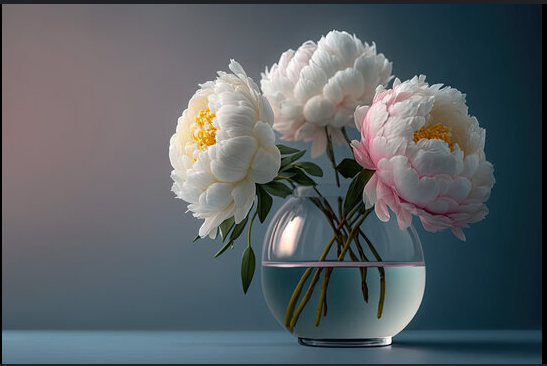
#> input picture 220962104_week2/img2.png, 547 x 366 px
$ python crop_resize.py
#> lines starting #> are read from the running program, lines starting #| are printed output that depends on the picture
import cv2 as cv

img = cv.imread('img2.png')
#> img is the input picture: shape (366, 547, 3); mean B, G, R 101.1, 96.7, 89.8
print(img.shape)
#| (366, 547, 3)
cropped_img = img[21:360,131:505]
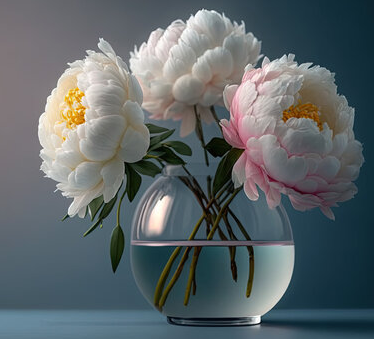
#> cropped_img: shape (339, 374, 3); mean B, G, R 105.4, 102.4, 94
rsizedimg = cv.resize(img,(360,180),interpolation=cv.INTER_LINEAR)
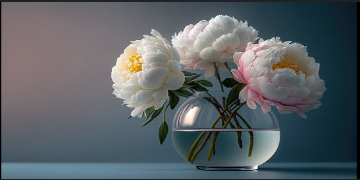
#> rsizedimg: shape (180, 360, 3); mean B, G, R 101.1, 96.7, 89.8

cv.imshow('original image',img)

cv.imshow('resized image',rsizedimg)
cv.imshow('cropped image',cropped_img)
cv.waitKey(0)
cv.destroyAllWindows()

$ run again, with 220962104_week2/image.jpg saved as 220962104_week2/img2.png
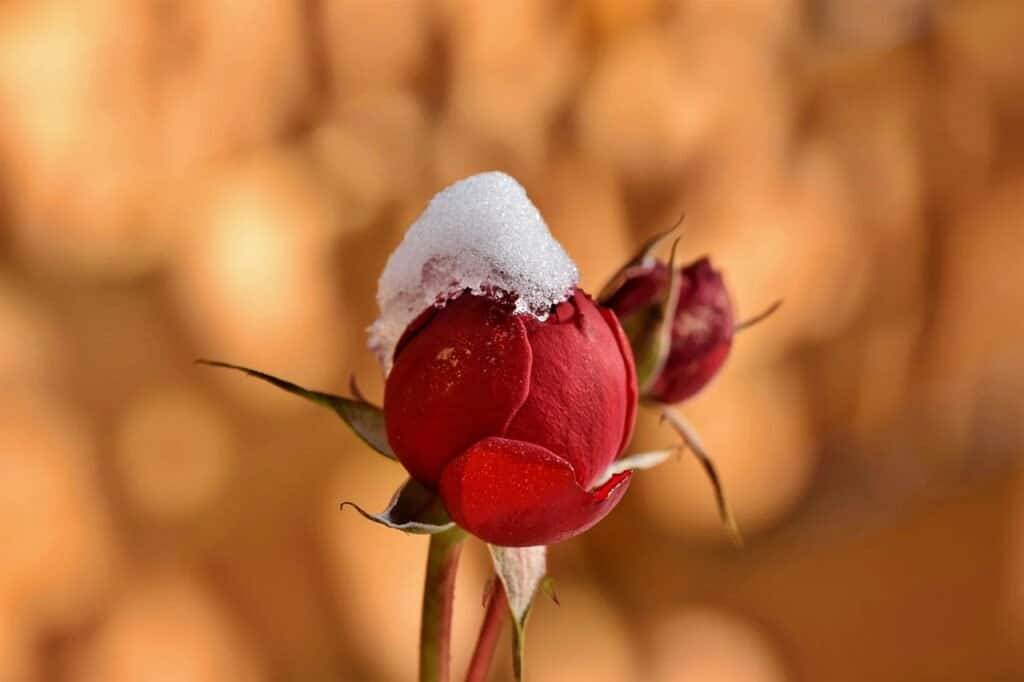
#> input picture 220962104_week2/image.jpg, 1024 x 682 px
#> img is the input picture: shape (682, 1024, 3); mean B, G, R 60.4, 110.8, 184
#| (682, 1024, 3)
#> `cropped_img = img[21:360,131:505]`:
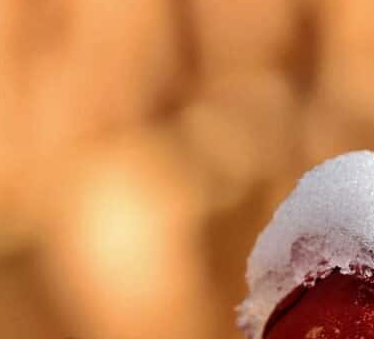
#> cropped_img: shape (339, 374, 3); mean B, G, R 82.6, 134.9, 201.3
#> `rsizedimg = cv.resize(img,(360,180),interpolation=cv.INTER_LINEAR)`:
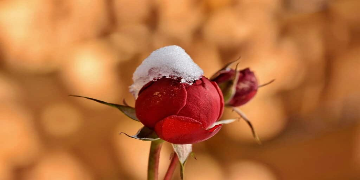
#> rsizedimg: shape (180, 360, 3); mean B, G, R 60.3, 110.7, 183.9

$ run again, with 220962104_week2/sampleimg.jpeg saved as 220962104_week2/img2.png
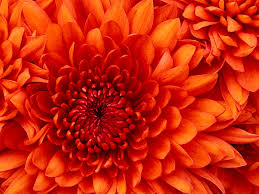
#> input picture 220962104_week2/sampleimg.jpeg, 259 x 194 px
#> img is the input picture: shape (194, 259, 3); mean B, G, R 11.7, 37.1, 202.5
#| (194, 259, 3)
#> `cropped_img = img[21:360,131:505]`:
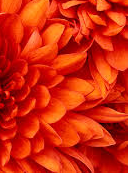
#> cropped_img: shape (173, 128, 3); mean B, G, R 12.3, 40.6, 208.2
#> `rsizedimg = cv.resize(img,(360,180),interpolation=cv.INTER_LINEAR)`:
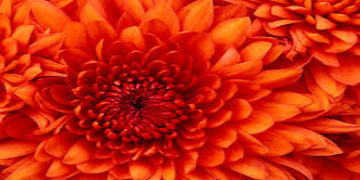
#> rsizedimg: shape (180, 360, 3); mean B, G, R 11.6, 37, 202.4
